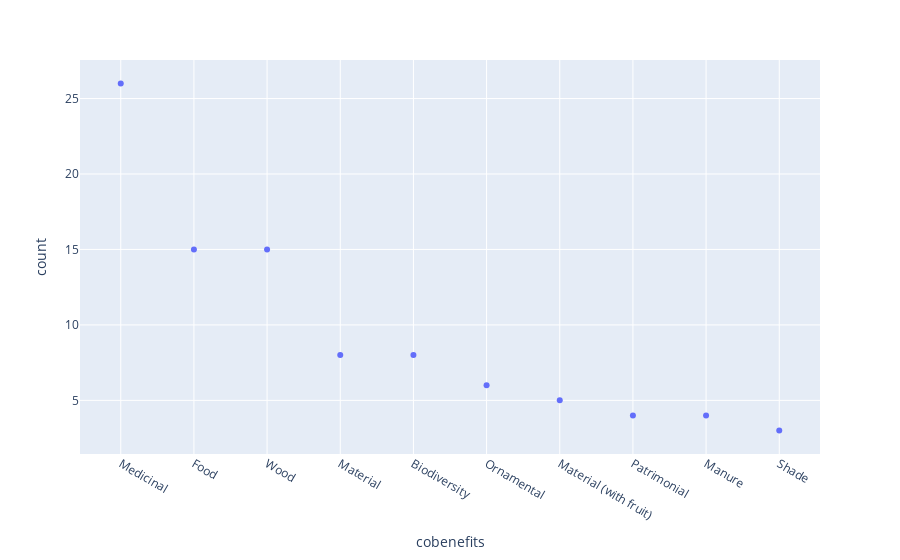

Source (notebook cell):
### Code cell
fig = px.scatter(df_top_10_cb, x="cobenefits", y="count")
fig.show()
py.offline.plot(fig, filename='./PlotTop10CBs.html')

### Figure 1 — Plotly figure (JSON) as saved in the notebook; plotly's stock layout.template omitted (floating-point values rounded to 4 significant figures)
{"data": [{"hovertemplate": "cobenefits=%{x}<br>count=%{y}<extra></extra>", "legendgroup": "", "marker": {"color": "#636efa", "symbol": "circle"}, "mode": "markers", "name": "", "orientation": "v", "showlegend": false, "type": "scatter", "x": ["Medicinal", "Food", "Wood", "Material", "Biodiversity", "Ornamental", "Material (with fruit)", "Patrimonial", "Manure", "Shade"], "xaxis": "x", "y": [26, 15, 15, 8, 8, 6, 5, 4, 4, 3], "yaxis": "y"}], "layout": {"autosize": true, "legend": {"tracegroupgap": 0}, "margin": {"t": 60}, "xaxis": {"anchor": "y", "autorange": true, "domain": [0, 1], "range": [-0.5488, 9.549], "title": {"text": "cobenefits"}, "type": "category"}, "yaxis": {"anchor": "x", "autorange": true, "domain": [0, 1], "range": [1.136, 27.86], "title": {"text": "count"}, "type": "linear"}}}
